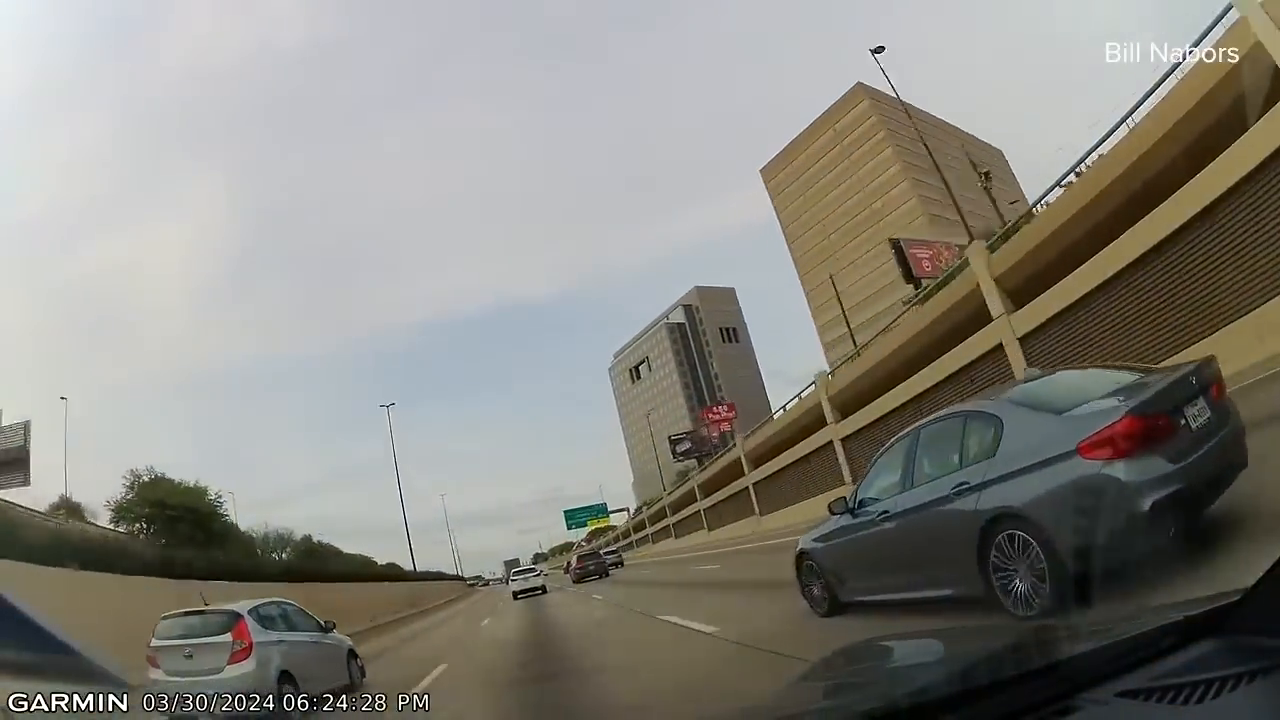
#> input picture frame 101 of dataset/video2.mp4, 1280 x 720 px
$ python car_accident.py
#> lines starting #> are read from the running program, lines starting #| are printed output that depends on the picture
import cv2

# Function to detect accidents in video frames
def detect_accidents(video_path):
#> called with video_path = './dataset/video2.mp4'
    cap = cv2.VideoCapture(video_path)  # Open video file or camera (0 for default camera)

    # Parameters for accident detection
    frame_count = 0
    prev_frame = None
    alert_threshold = 100 # Adjust this threshold based on your scene

    # Loop through video frames
    while cap.isOpened():
        ret, frame = cap.read()
#> frame is the input picture: shape (720, 1280, 3); mean B, G, R 125.9, 133.1, 134.8

        if not ret:
            break  # Break the loop if video ends or error occurs

        gray_frame = cv2.cvtColor(frame, cv2.COLOR_BGR2GRAY)
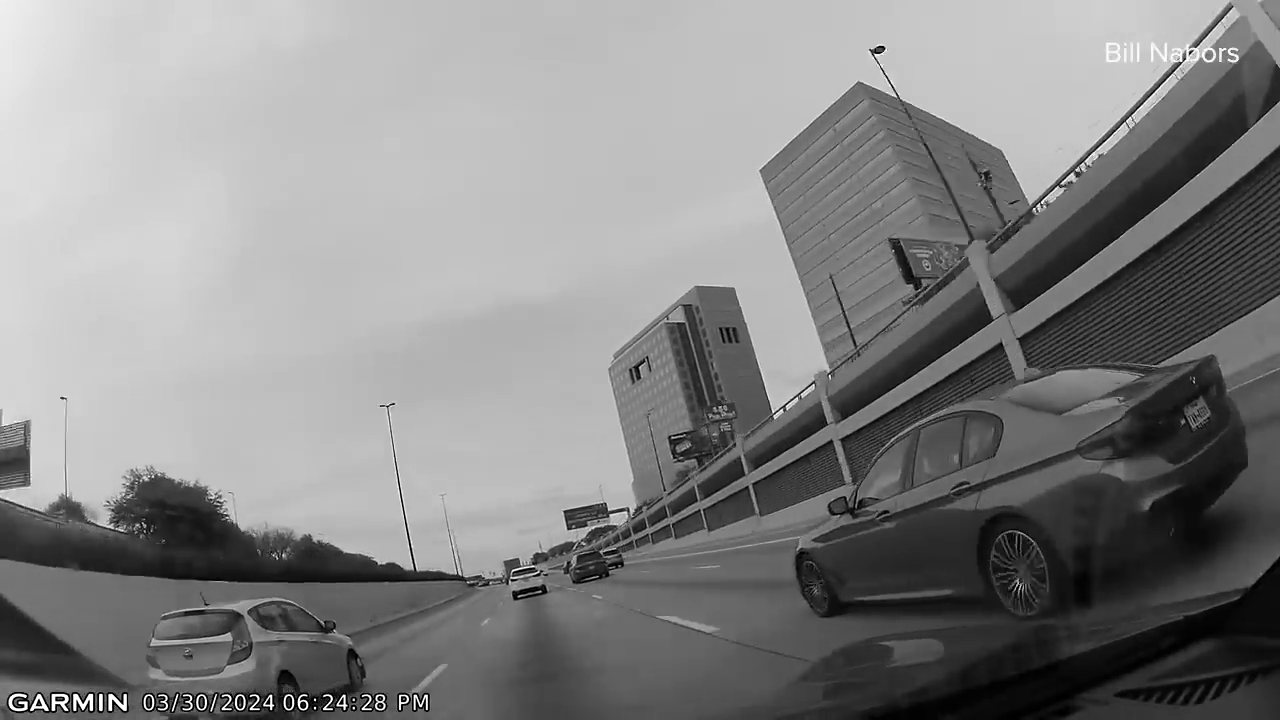
#> gray_frame: shape (720, 1280); min 0, max 255, mean 132.7
        blurred_frame = cv2.GaussianBlur(gray_frame, (5, 5), 0)

        if prev_frame is None:
            prev_frame = blurred_frame
            continue

        # Compute absolute difference between current frame and previous frame
        frame_diff = cv2.absdiff(prev_frame, blurred_frame)
        diff_sum = frame_diff.sum()

        # Check if difference sum exceeds the threshold
        if diff_sum > alert_threshold:
            alert_and_capture(frame)  # Pass the current frame to alert function

        cv2.imshow('Video', frame)
        if cv2.waitKey(1) & 0xFF == ord('q'):
            break

    cap.release()
    cv2.destroyAllWindows()

# Function to display text alert and capture frame
def alert_and_capture(frame):
    print("ALERT: Accident Detected!")  # Display text alert

    # Save the frame where the accident is detected
    cv2.imwrite('accident_frame.jpg', frame)  # Corrected argument to frame, not Frame

# Example usage
if __name__ == "__main__":
    # Specify the video file path or use camera (0 for default camera)
    video_path = './dataset/video2.mp4'  # Replace with your video file path or use camera (0)

    # Perform accident detection
    detect_accidents(video_path)

$ run again, starting later in the video
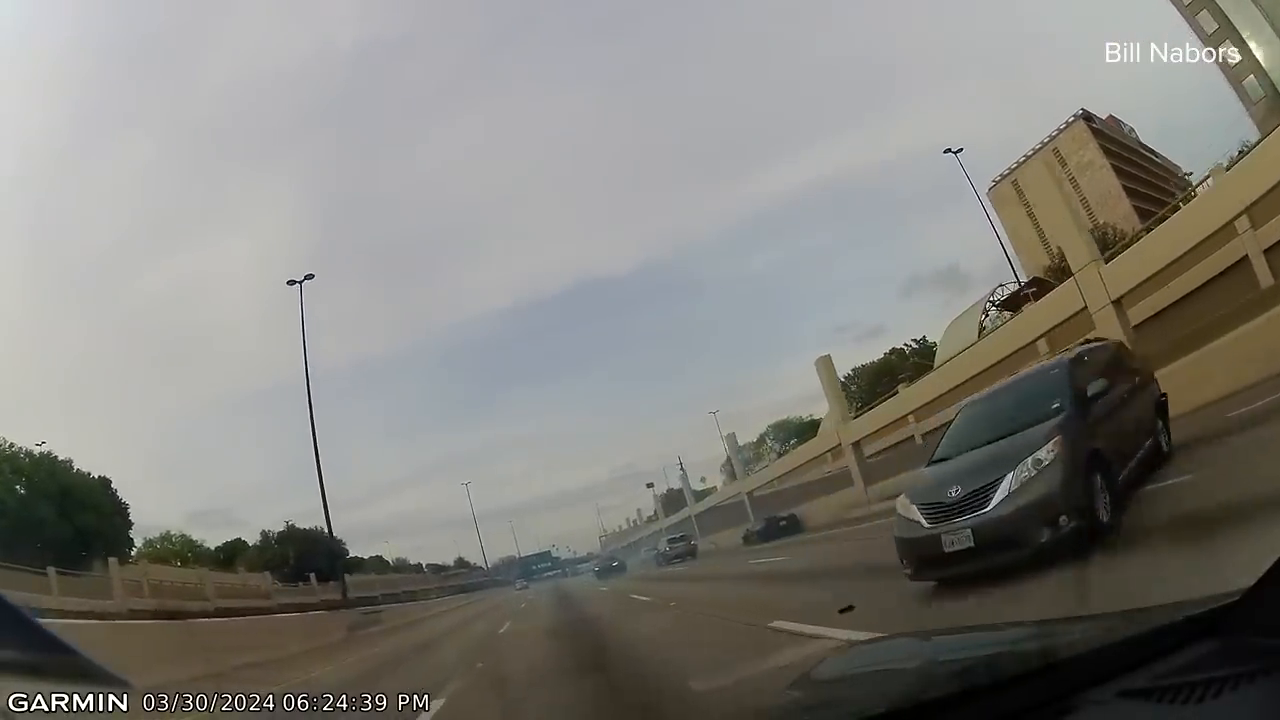
#> input picture frame 457 of dataset/video2.mp4, 1280 x 720 px
#> in detect_accidents, frame is the input picture: shape (720, 1280, 3); mean B, G, R 122.1, 127.5, 128.7
#> in detect_accidents, `gray_frame = cv2.cvtColor(frame, cv2.COLOR_BGR2GRAY)`:
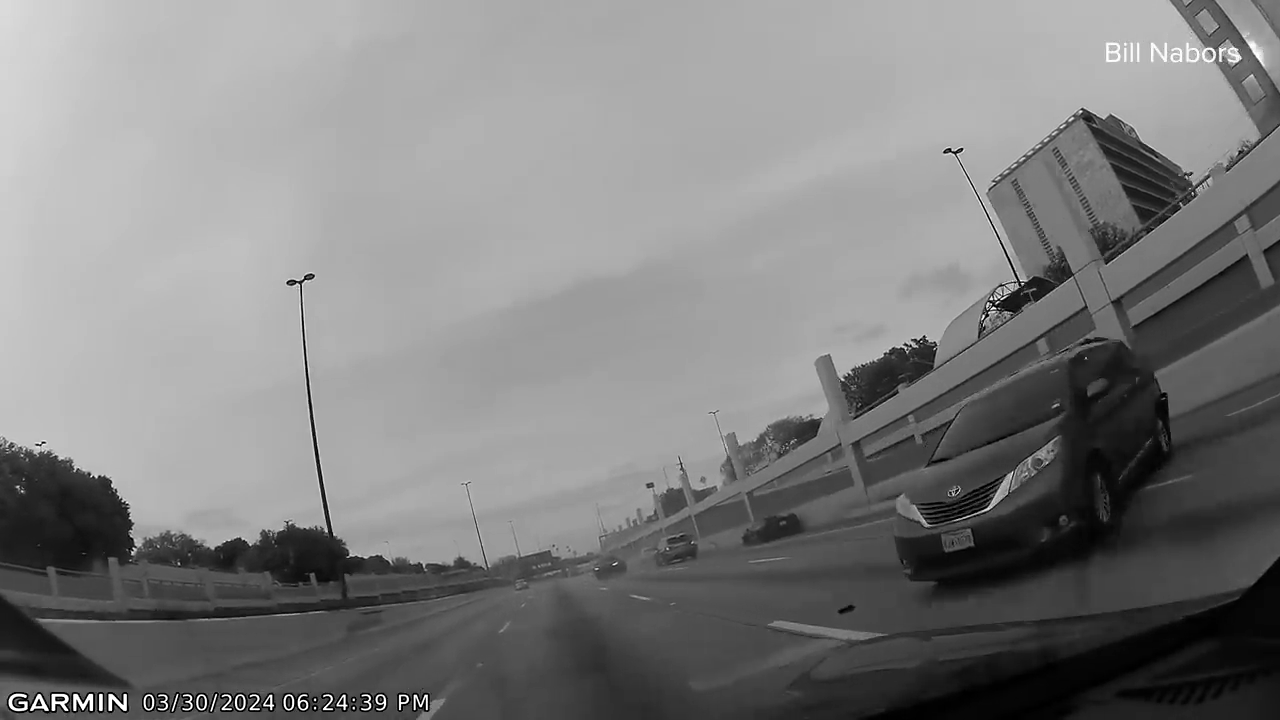
#> gray_frame: shape (720, 1280); min 0, max 255, mean 127.2

$ run again, starting later in the video
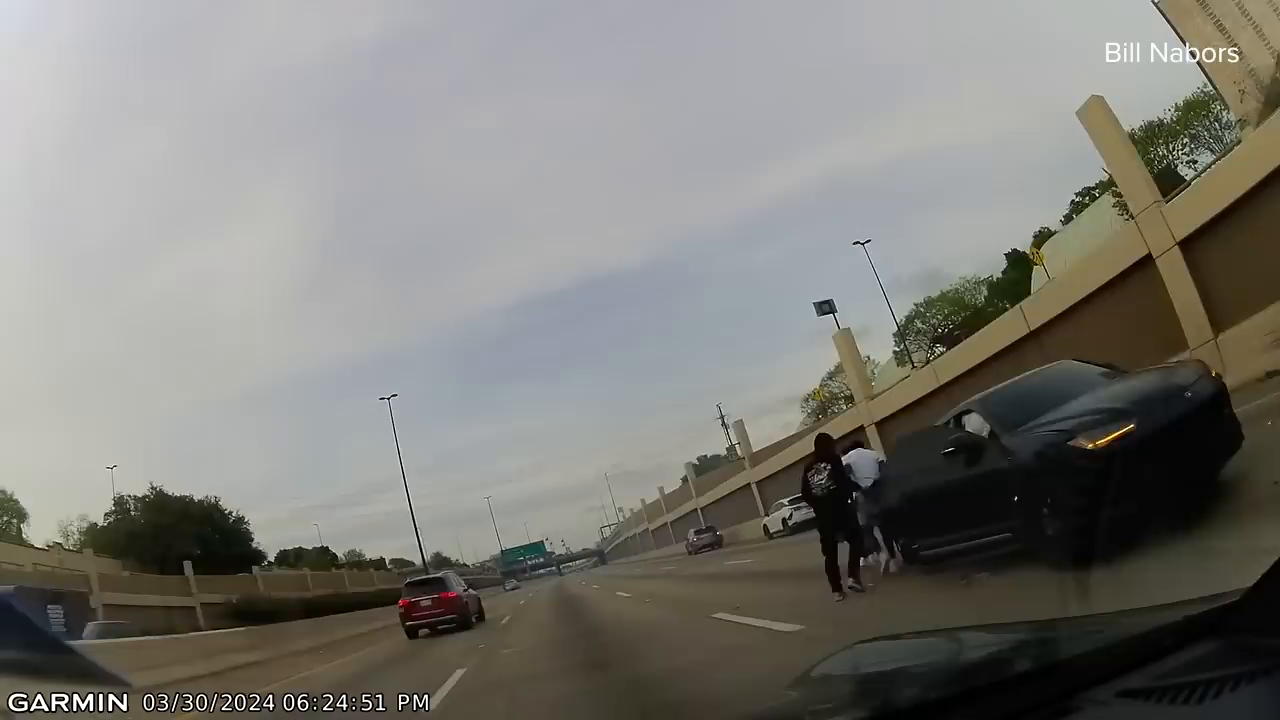
#> input picture frame 812 of dataset/video2.mp4, 1280 x 720 px
#> in detect_accidents, frame is the input picture: shape (720, 1280, 3); mean B, G, R 119, 124.2, 125.1
#> in detect_accidents, `gray_frame = cv2.cvtColor(frame, cv2.COLOR_BGR2GRAY)`:
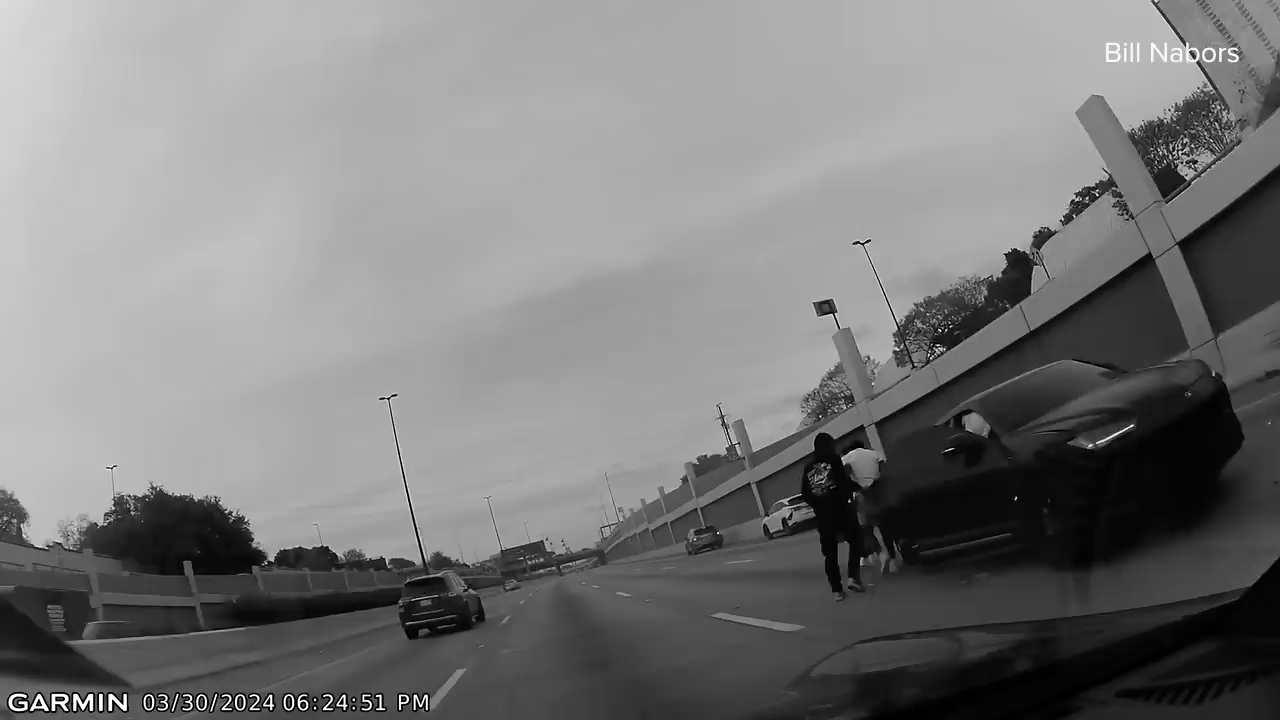
#> gray_frame: shape (720, 1280); min 0, max 255, mean 123.8
